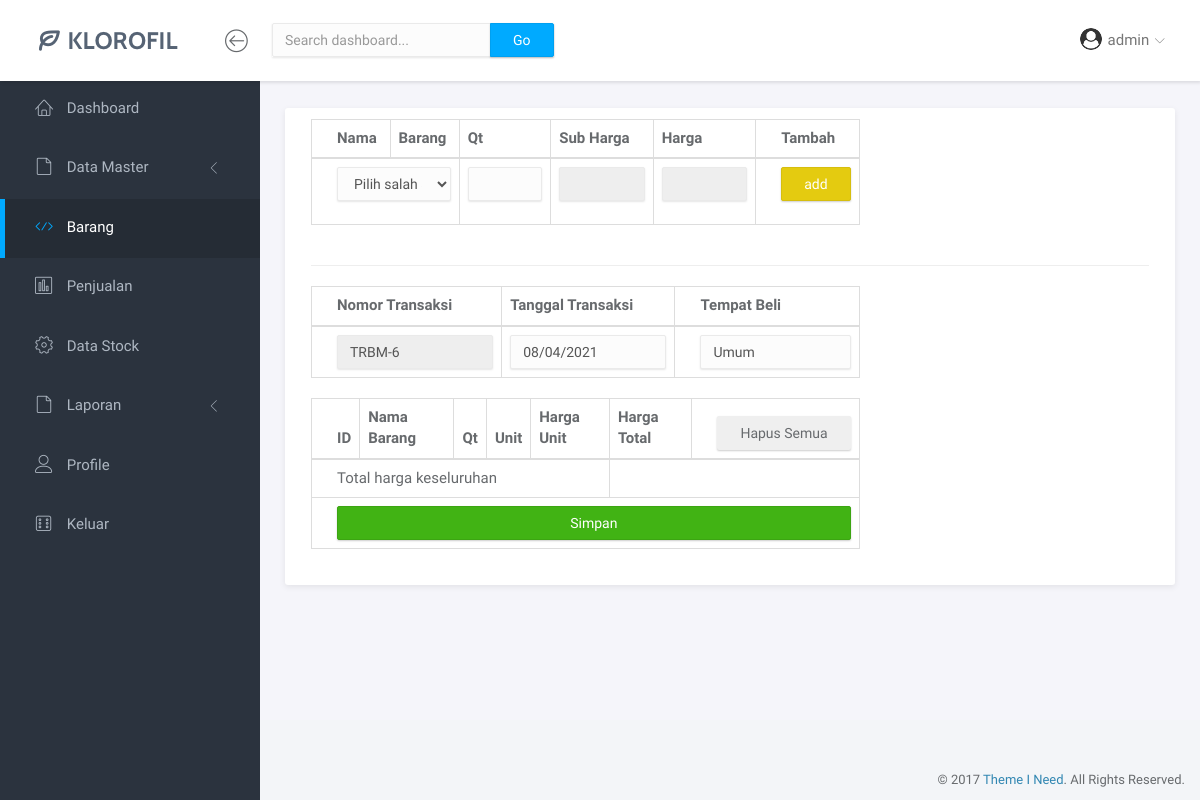
Before: /9-Dashboard-BarangMasuk-transaksi.php (signed in) with the older database file.
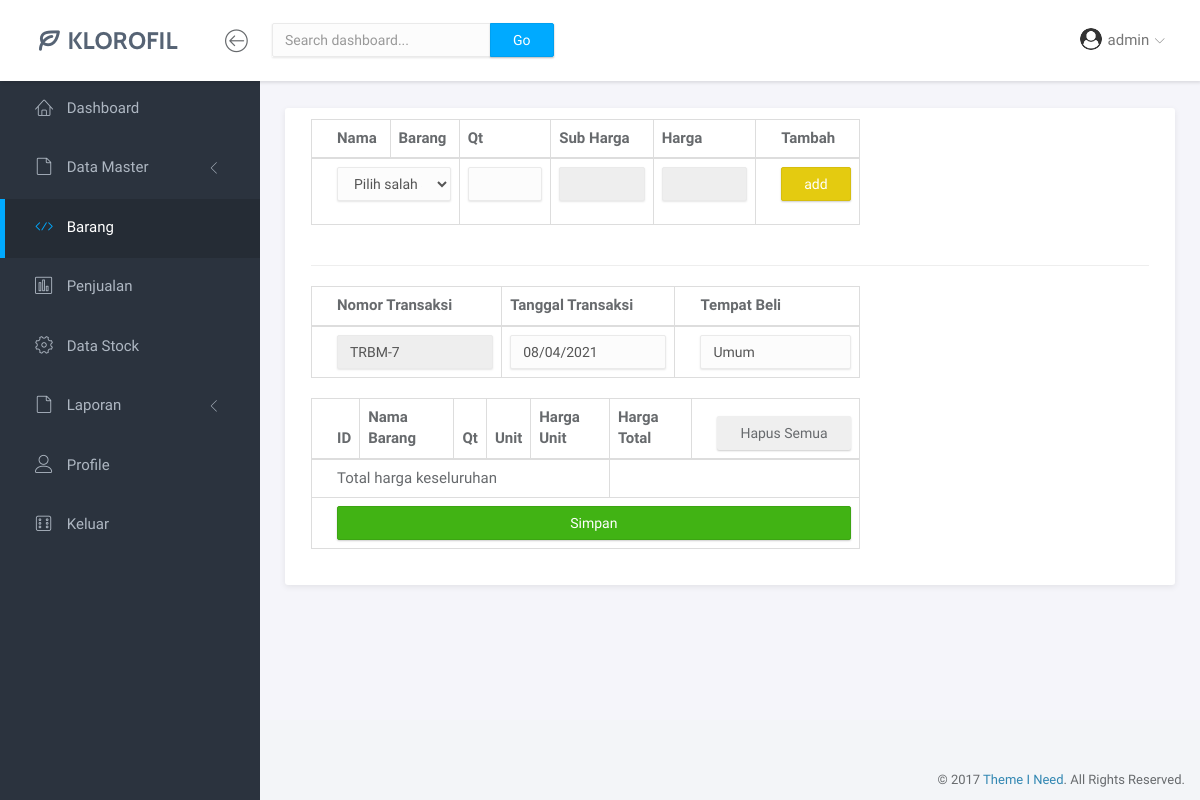
After: the same page with the newer database file.
### tables this page shows
CREATE TABLE `barang_masuk` (
  `kode_trans_masuk` varchar(12) NOT NULL,
  `tgl_trans_masuk` date NOT NULL,
  `time` time NOT NULL,
  `nama_tempat_beli` varchar(30) NOT NULL,
  `isi` longtext DEFAULT NULL,
  `grand_total` bigint(20) NOT NULL
);

### functions/functions-pelanggan.php (called while the page is built, shortened)
<?php
$conn = mysqli_connect("localhost", "root", "", "kpdiana");
function query($query) {
	global $conn;
	$result = mysqli_query($conn, $query);
	$rows = [];
	while( $row = mysqli_fetch_assoc($result) ) {
		$rows[] = $row;
	}
	return $rows;
}
?>

### 9-Dashboard-BarangMasuk-transaksi.php (the view, shortened to what the changed rows need)
<?php
require 'functions/functions-pelanggan.php';
if(empty(query("SELECT * FROM barang_masuk ORDER BY kode_trans_masuk DESC LIMIT 1"))){
    $lastkodetransaksi = 1;
}
else{
    $lastkodetransaksi = (int) explode("-",query("SELECT * FROM barang_masuk ORDER BY kode_trans_masuk DESC LIMIT 1")[0]['kode_trans_masuk'])[1] + 1;
}
?>
<!doctype html>
<html lang="en">
<head>
    <link rel="stylesheet" href="assets/vendor/bootstrap/css/bootstrap.min.css">
    <link rel="stylesheet" href="assets/vendor/fontawesome-free-5.15.3-web/css/all.css">
    <link rel="stylesheet" href="assets/vendor/linearicons/style.css">
    <link rel="stylesheet" href="assets/vendor/chartist/css/chartist-custom.css">
    <link rel="stylesheet" href="assets/css/main.css">
    <link rel="stylesheet" href="assets/css/demo.css">
    <link rel="stylesheet" href="assets/vendor/datatables/jquery.dataTables.min.css">
    <link rel="stylesheet" href="assets/css/jquery-ui.css">
</head>
<body>
    <div id="wrapper">
        <div class="main">
            <div class="main-content">
                <div class="container-fluid">
                    <div class="panel panel-headline">
                        <div class="panel-body">
                            <div class="row">
                                <div class="col-md-8">
                                    <form action="" method="post">
                                        <table class="table table-bordered">
                                            <thead>
                                                <tr>
                                                    <th>Nama </th>
                                                    <th> Barang</th>
                                                    <th>Qt</th>
                                                    <th>Sub Harga</th>
                                                    <th>Harga</th>
                                                    <th>Tambah</th>
                                                </tr>
                                            </thead>
                                        </table>
                                    </form>
                                </div>
                            </div>
                            <div class="row">
                                <div class="col-md-8">
                                    <form action="" method="post">
                                        <table class="table table-bordered">
                                            <thead>
                                                <tr>
                                                    <th>Nomor Transaksi</th>
                                                    <th>Tanggal Transaksi</th>
                                                    <th>Tempat Beli</th>
                                                </tr>
                                            </thead>
                                            <tbody>
                                                <tr>
                                                    <td>
                                                        <input class="form-control" type="text" name="notransaksi" id="notransaksi" value="TRBM-<?= $lastkodetransaksi ?>" readonly>
                                                    </td>
                                                </tr>
                                            </tbody>
                                        </table>
                                        <table class="table table-bordered">
                                            <thead>
                                                <tr>
                                                    <th>ID</th>
                                                    <th>Nama Barang</th>
                                                    <th>Qt</th>
                                                    <th>Unit</th>
                                                    <th>Harga Unit</th>
                                                    <th>Harga Total</th>
                                                    <th><button class="btn" name="hapussemua" type="submit">Hapus Semua</button></a></th>
                                                </tr>
                                            </thead>
                                        </table>
                                    </form>
                                </div>
                            </div>
                        </div>
                    </div>
                </div>
            </div>
        </div>
    </div>
</body>
</html>

Changed rows visible on the page:
no longer on this page (row unchanged): barang_masuk: notransaksi "TRBM-6"
added barang_masuk: notransaksi "TRBM-7"
